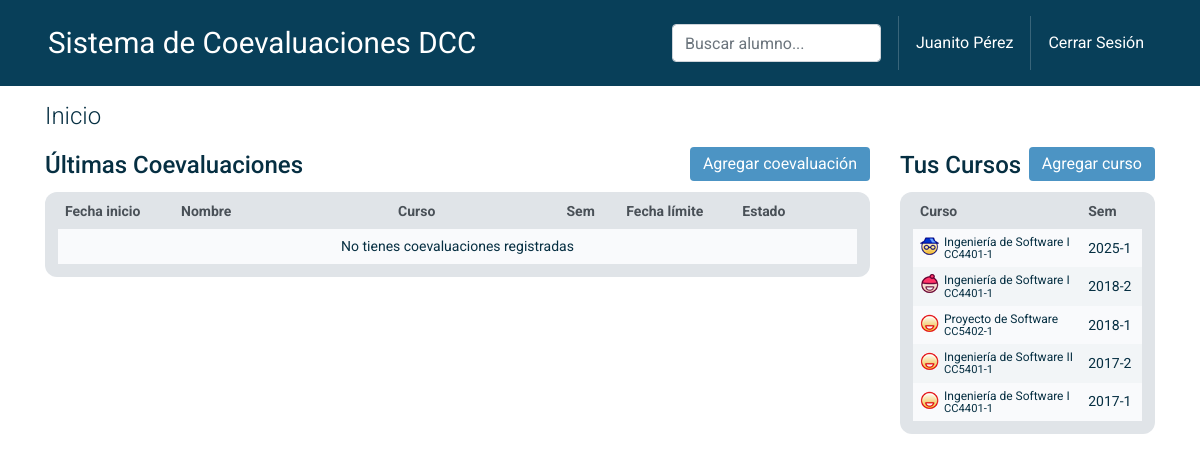
The page /index on the database as committed earlier.
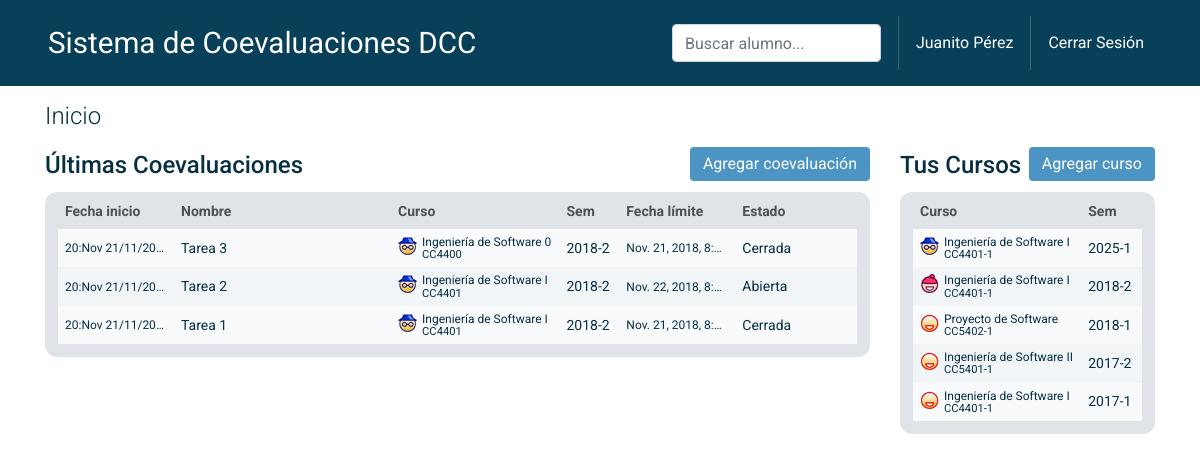
The same page on the database as committed later.
### Coevaluaciones/models.py (models this page shows)
class Coeval(models.Model):
    titulo = models.CharField(max_length=200)
    fecha_inicio = models.DateTimeField('fecha de inicio')
    fecha_termino = models.DateTimeField('fecha de término')
    curso = models.ForeignKey(Curso, on_delete=models.CASCADE)
    estado = models.CharField(max_length=20)

class Curso(models.Model):
    nombre = models.CharField(max_length=200)
    codigo = models.CharField(max_length=10)
    seccion = models.IntegerField()
    anno = models.IntegerField()
    semestre = models.IntegerField()
    estudiantes = models.ManyToManyField(Persona, related_name='persona_estudiantes')
    profesores = models.ManyToManyField(Persona, related_name='persona_profesores')
    cuerpo_docente = models.ManyToManyField(Persona, related_name='persona_cuerpo_docente', blank=True)

### Coevaluaciones/views.py (the view)
# urls.py: path('index', views.index, name='index'),
def index(request):
    ultimas_coeval = Coeval.objects.order_by('-fecha_inicio')[:5]
    context = {'ultimas_coeval': ultimas_coeval}
    return render(request, 'home.html', context)

### templates/home.html (shortened to what this page needs)
{%  include "header.html" %}
        <div class="container">
            <h4 class="font-weight-light my-3">Inicio</h4>
            <div class="row">
                <div class="col-md-9">
                    <h4 class="d-inline-block mt-1">Últimas Coevaluaciones</h4>
                    <button type="button" id="add-coev-btn" class="btn btn-primary-custom float-right" onclick="addCoev()">Agregar coevaluación</button>
                    <div class="table-wrap table-responsive my-1">
                        <table class="table table-coeval table-striped table-hover mb-0">
                            <thead class="thead-light">
                                <tr>
                                    <th class="th-fecha">Fecha inicio</th>
                                    <th class="th-titulo">Nombre</th>
                                    <th class="th-curso">Curso</th>
                                    <th class="th-semestre">Sem</th>
                                    <th class="th-fecha">Fecha límite</th>
                                    <th class="th-estado">Estado</th>
                                    <th class="th-iconos"></th>
                                </tr>
                            </thead>
                            <tbody>
                                {% for coeval in ultimas_coeval %}
                                <tr>
                                    <td class="td-fecha">
                                        {{ coeval.fecha_inicio|date:"H:M d/m/Y" }}
                                    </td>
                                    <td>{{ coeval.titulo }}</td>
                                    <td class="td-curso-full">
                                        <div class="cargos cargos-profesor tooltip-custom">
                                        </div>
                                        <span class="curso-nombre">{{ coeval.curso.nombre }}</span>
                                        <br>
                                        <span class="curso-codigo">{{ coeval.curso.codigo }}</span>
                                    </td>
                                    <td>{{ coeval.curso.anno }}-{{ coeval.curso.semestre }}</td>
                                    <td class="td-fecha">
                                        {{ coeval.fecha_termino }}
                                    </td>
                                    <td>{{ coeval.estado }}</td>
                                    <td></td>
                                </tr>
                                {% empty %}
                                    <tr><td colspan="7" class="text-center">No tienes coevaluaciones registradas</td></tr>
                                {% endfor %}
                            </tbody>
                        </table>
                    </div>
                </div>
                <div class="col-md-3 mb-3">
                    <h4 class="d-inline-block mt-1">Tus Cursos</h4>
                    <button type="button" id="add-curso-btn" class="btn btn-primary-custom float-right" onclick="addCurso()">Agregar curso</button>
                    <div class="table-wrap table-responsive my-1">
                        <table class="table table-cursos table-striped table-hover mb-0">
                            <thead class="thead-light">
                                <tr>
                                    <th>Curso</th>
                                    <th class="th-semestre">Sem</th>
                                </tr>
                            </thead>
                            <tbody>
                                <tr>
                                    <td class="td-curso-full">
                                        <div class="cargos cargos-profesor tooltip-custom">
                                        </div>
                                        <span class="curso-nombre">Ingeniería de Software I</span>
                                        <br>
                                        <span class="curso-codigo">CC4401-1</span>
                                    </td>
                                    <td>2025-1</td>
                                </tr>
                                <tr>
                                    <td class="td-curso-full">
                                        <div class="cargos cargos-auxiliar tooltip-custom">
                                        </div>
                                        <span class="curso-nombre">Ingeniería de Software I</span>
                                        <br>
                                        <span class="curso-codigo">CC4401-1</span>
                                    </td>
                                    <td>2018-2</td>
                                </tr>
                                <tr>
                                    <td class="td-curso-full">
                                        <div class="cargos cargos-alumno tooltip-custom">
                                        </div>
                                        <span class="curso-nombre">Proyecto de Software</span>
                                        <br>
                                        <span class="curso-codigo">CC5402-1</span>
                                    </td>
                                    <td>2018-1</td>
                                </tr>
                                <tr>
                                    <td class="td-curso-full">
                                        <div class="cargos cargos-alumno tooltip-custom">
                                        </div>
                                        <span class="curso-nombre">Ingeniería de Software II</span>
                                        <br>
                                        <span class="curso-codigo">CC5401-1</span>
                                    </td>
                                    <td>2017-2</td>
                                </tr>
                                <tr>
                                    <td class="td-curso-full">
                                        <div class="cargos cargos-alumno tooltip-custom">
                                        </div>
                                        <span class="curso-nombre">Ingeniería de Software I</span>
                                        <br>
                                        <span class="curso-codigo">CC4401-1</span>
                                    </td>
                                    <td>2017-1</td>
                                </tr>
                            </tbody>
                        </table>
                    </div>
                </div>
            </div>
        </div>
{% include "footer.html" %}

### templates/header.html (shortened to what this page needs)
{% load static %}
<!DOCTYPE html>
    <html lang="es">
    <head>
        <link rel="stylesheet" href="{% static 'css/bootstrap.min.css' %}"/>
        <link rel="stylesheet" href="{% static 'css/coeval.css' %}"/>
    </head>
    <body>
        <nav class="navbar navbar-expand-lg navbar-dark bg-dark px-5 py-3">
            <a class="navbar-brand" href="#">Sistema de Coevaluaciones DCC</a>
            <div class="collapse navbar-collapse" id="navbarSupportedContent">
                <ul class="navbar-nav ml-auto">
                    <form class="nav-link form-inline my-2 my-lg-0">
                        <input class="form-control" type="search" placeholder="Buscar alumno..." aria-label="Buscar alumno">
                    </form>
                    <li class="nav-item">
                        <a class="nav-link" href="#">Juanito Pérez</a>
                    </li>
                    <li class="nav-item">
                        <a class="nav-link" href="#">Cerrar Sesión</a>
                    </li>
                </ul>
            </div>
        </nav>

### templates/footer.html
    </body>
    </html>

### static/css/coeval.css (style rules this page uses)
body { font-family: Roboto; margin-bottom: 30px; color: #062f42; overflow-y: scroll; }
.navbar.bg-dark { background-color: #083f59!important; }
.navbar-dark .navbar-nav .nav-link, .navbar-dark .navbar-nav .nav-link:focus, .navbar-dark .navbar-nav .nav-link:hover { color: #fff; }
.navbar a { color: #fff; border-radius: 20px; }
.navbar-brand { font-weight: normal; font-size: 1.85em; }
.nav-item { padding-top: .45rem; padding-bottom: .45rem; }
.btn { padding-top: .25rem; padding-bottom: .25rem; }
.btn.btn-primary-custom { background-color: #4c94c4; color: #fff; border-color: transparent; }
.table-wrap, .gestionar-wrap { background-color: #e0e4e8; padding: 2px 13px 13px 13px; border-radius: 12px; }
.table thead th { font-weight: bold; border-style: none; }
.table .thead-light th { background-color: #e0e4e8; }
.table { font-size: 0.875rem; table-layout: fixed; white-space: nowrap; }
.table tbody { background-color: #f9fafc; }
.table-striped tbody tr:nth-of-type(odd) { background-color: #f9fafc; }
.table-striped tbody tr:nth-of-type(even) { background-color: #f2f5f7; }
.table.table-hover tr { cursor: pointer; }
.table tr, .table td, .table th { border-style: none; vertical-align: middle!important; }
.table td, .table th { padding: 0.4375rem; overflow: hidden; text-overflow: ellipsis; }
.td-fecha { font-size: 0.75rem; }
.td-curso-full { line-height: 0.7rem; }
.td-curso-full .curso-nombre { font-size: 0.75rem; }
.td-curso-full .curso-codigo { font-size: 0.7rem; }
.th-fecha { width: 6.2rem }
.th-titulo { width: 11.6rem }
.th-curso { width: 9rem }
.th-semestre { width: 3.2rem }
.th-estado { width: 4.5rem }
.th-iconos { width: 2rem }
.table-cursos .th-semestre, .table-cursos-perfil .th-semestre { width: 3.8rem; }
.tooltip-custom { position: relative; display: inline-block; }
.cargos { float: left; width: 19px; height: 19px; background-position: center; background-repeat: no-repeat; margin-right: 5px; }
.cargos-alumno { background-image: url(../icon/cargos-alumno.png) }
.cargos-auxiliar { background-image: url(../icon/cargos-auxiliar.png) }
.cargos-profesor { background-image: url(../icon/cargos-profesor.png) }

Rows that differ between the two databases and show on the page:
added Coeval: fecha_inicio "20:Nov 21/11/20…", titulo "Tarea 3", curso.nombre "Ingeniería de Software 0", curso.codigo "CC4400", curso.anno "2018", curso.semestre "2", fecha_termino "Nov. 21, 2018, 8:…", estado "Cerrada"
added Coeval: fecha_inicio "20:Nov 21/11/20…", titulo "Tarea 2", curso.nombre "Ingeniería de Software I", curso.codigo "CC4401", curso.anno "2018", curso.semestre "2", fecha_termino "Nov. 22, 2018, 8:…", estado "Abierta"
added Coeval: fecha_inicio "20:Nov 21/11/20…", titulo "Tarea 1", curso.nombre "Ingeniería de Software I", curso.codigo "CC4401", curso.anno "2018", curso.semestre "2", fecha_termino "Nov. 21, 2018, 8:…", estado "Cerrada"
Other text that changed with them:
text no longer shown: "No tienes coevaluaciones registradas"
